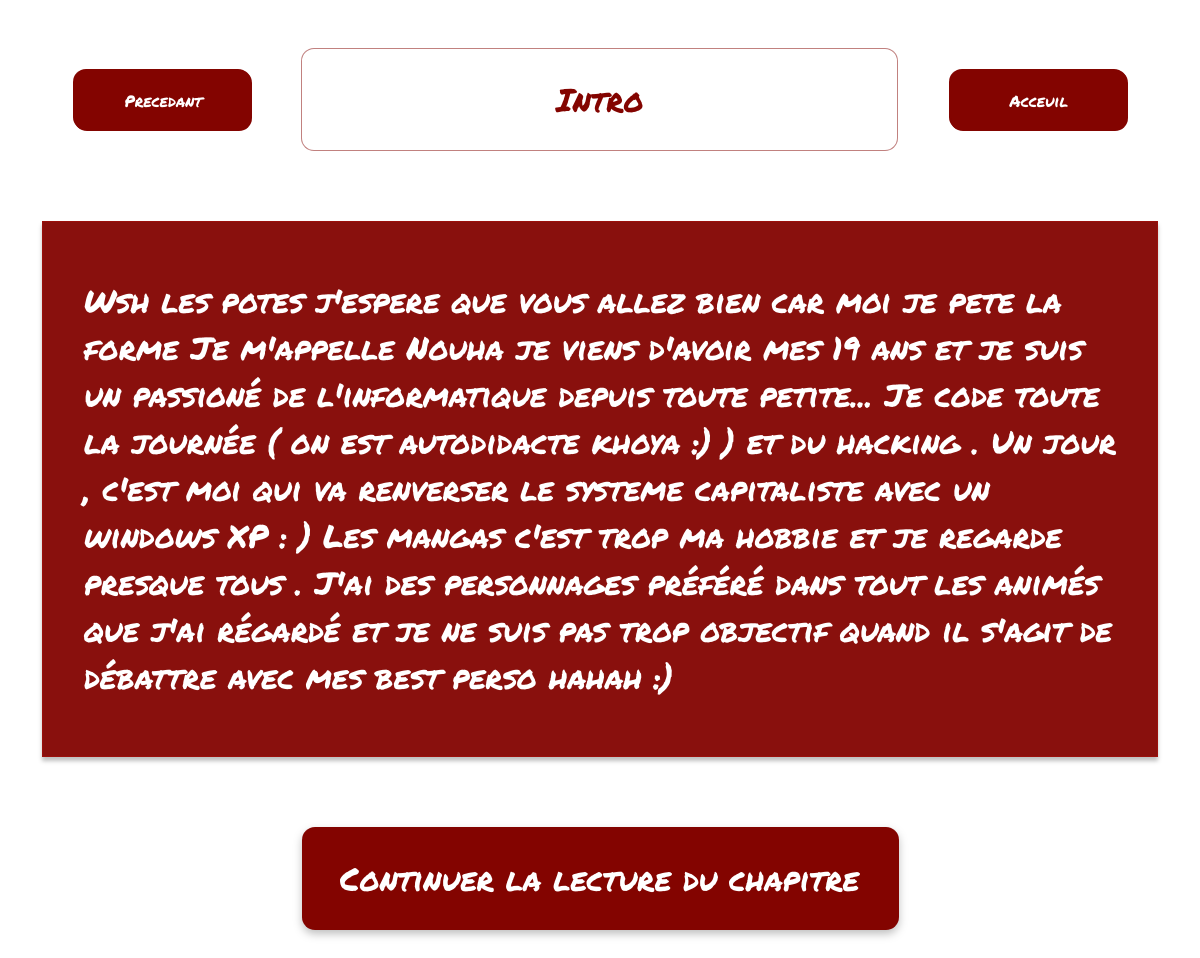
The app's page /article/ with its own data.
### livre/models.py (models this page shows, shortened)
class BooksModel(models.Model):
    title = models.CharField(max_length=55, verbose_name='Titre')
    description = models.TextField(verbose_name='Description')
    publier = models.BooleanField(default=True)
    class Meta:
        verbose_name = 'Livre'

### livre/views.py (the view)
# urls.py: path('article/', Article, name="article"),
def Article(request):
    books = BooksModel.objects.get(id='1')
    return render(request, 'article.html', {'books': books})

### livre/templates/article.html (shortened to what this page needs)
{% load static %}
<!DOCTYPE html>
<html lang="fr">
<head>
    <link rel="stylesheet" href="{% static 'css/article.css'%}">
</head>
<body>
    <header>
        <div class="item">
            {% block previous %}
                <a href="{% url 'page-two' %}" class="btn1">Precedant</a>
            {% endblock %}
        </div>
        <div class="title">
            {% block title %}
                <h1> {{ books.title }}</h1>
            {% endblock %}
        </div>
        <div class="item">
            {% block next %}
                <a href="{% url 'page-two' %}" class="btn2">Acceuil</a>
            {% endblock %}
        </div>
    </header>
    <div class="container">
        {% block content %}
            <p>{{ books.description }}</p>
        {% endblock %}
    </div>
    {% block main-btn %}
        <div class="button">
            {% block button %}
                <a href=" {% url 'personnage' %}">Continuer la lecture du chapitre</a>
            {% endblock %}
        </div>
    {% endblock %}
</body>
</html>

### livre/templates/static/css/article.css (style rules this page uses)
* { margin: 0; padding: 0; box-sizing: border-box; }
body { font-family: 'Permanent Marker'; background-color: #fff; height: 1024px; }
header { margin: 48px; display: flex; justify-content: space-around; align-items: center; }
.title { width: 597px; height: 103px; background: #FFFFFF; border: 1px solid rgba(131, 4, 0, 0.5); border-radius: 13px; display: flex; justify-content: center; align-items: center; }
.title h1 { color: #830400; font-style: normal; font-weight: 400; font-size: 32px; line-height: 47px; }
.item { width: 178px; height: 61px; background: #830400; border: 1px solid rgba(131, 4, 0, 0.5); border-radius: 13px; }
.item a { text-decoration: none; color: white; text-align: center; }
.btn1, .btn2 { width: 178px; height: 61px; background: #830400; border: 1px solid rgba(131, 4, 0, 0.5); border-radius: 13px; display: flex; justify-content: center; align-items: center; }
.item a { text-decoration: none; color: white; font-style: normal; font-weight: 400; font-size: 16px; line-height: 23px; }
.container { margin: 70px auto; width: 93%; background: rgba(131, 4, 0, 0.95); border: 1px solid rgba(174, 17, 12, 0.5); box-shadow: 0px 4px 4px rgba(0, 0, 0, 0.25); display: flex; justify-content: center; align-items: center; padding: 55px 41px 56px 41px; }
.container p { font-style: normal; font-weight: 400; font-size: 32px; line-height: 47px; display: flex; align-items: center; color: #FFFFFF; }
.button { width: 597px; height: 103px; margin: 0px auto; filter: drop-shadow(0px 4px 4px rgba(0, 0, 0, 0.25)); display: flex; justify-content: center; align-items: center; background: #830400; border: 1px solid rgba(131, 4, 0, 0.5); border-radius: 13px; }
.button a { text-decoration: none; width: 520px; height: 47px; font-family: 'Permanent Marker'; font-style: normal; font-weight: 400; font-size: 32px; line-height: 47px; display: flex; align-items: center; text-align: center; color: #FFFFFF; }

### records on screen
BooksModel: title "Intro", description "Wsh les potes j'espere que vous allez bien car moi je pete la forme Je m'appelle Nouha je viens d'avoir mes 19 ans et je suis un passioné de l'informatique depuis toute petite... Je code toute la journée ( on est autodidacte khoya :) ) et du hacking . Un jour , c'est moi qui va renverser le systeme capitaliste avec un windows XP : ) Les mangas c'est trop ma hobbie et je regarde presque tous . J'ai des personnages préféré dans tout les animés que j'ai régardé et je ne suis pas trop objectif quand il s'agit de débattre avec mes best perso hahah :)"
